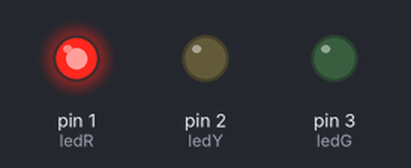
The sketch below on a simulated Arduino Uno, built with avr-gcc and run on an emulated ATmega328P. On the bench: output pins drawn as LEDs (lit = HIGH).

Above: at 5.0 s.
At 15.0 s:
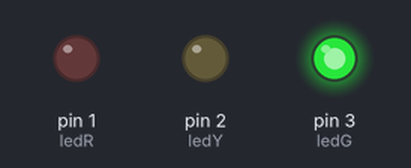
At 21.0 s:
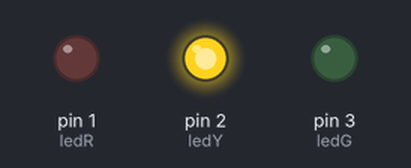
Timing chart, 0 to 28.6 s (numbered marks = the images above):
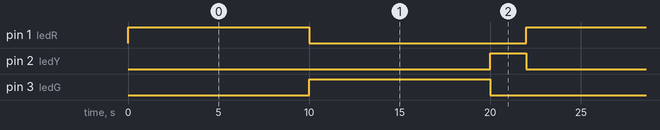

Measured:
- by itself, pin 1 (ledR), pin 3 (ledG): alternates HIGH for 10.0 s and LOW for 12.0 s
- by itself, pin 2 (ledY): alternates HIGH for 2.0 s and LOW for 20.0 s
- by itself, everything shown: repeats every 22.0 s, in 3 steps

The sketch:

semaforo.ino
```cpp
int ledR = 1, ledY = 2, ledG = 3;

void setup() {

  pinMode(ledR,OUTPUT);
  pinMode(ledY,OUTPUT);
  pinMode(ledG,OUTPUT);

}

void loop() {


    digitalWrite(ledR,HIGH);
    digitalWrite(ledY,LOW);
    digitalWrite(ledG,LOW);
    delay(10000);

    digitalWrite(ledG,HIGH);
    digitalWrite(ledR,LOW);
    digitalWrite(ledY,LOW);
    delay(10000);

    digitalWrite(ledY,HIGH);
    digitalWrite(ledR,LOW);
    digitalWrite(ledG,LOW);
    delay(2000);

}
```
